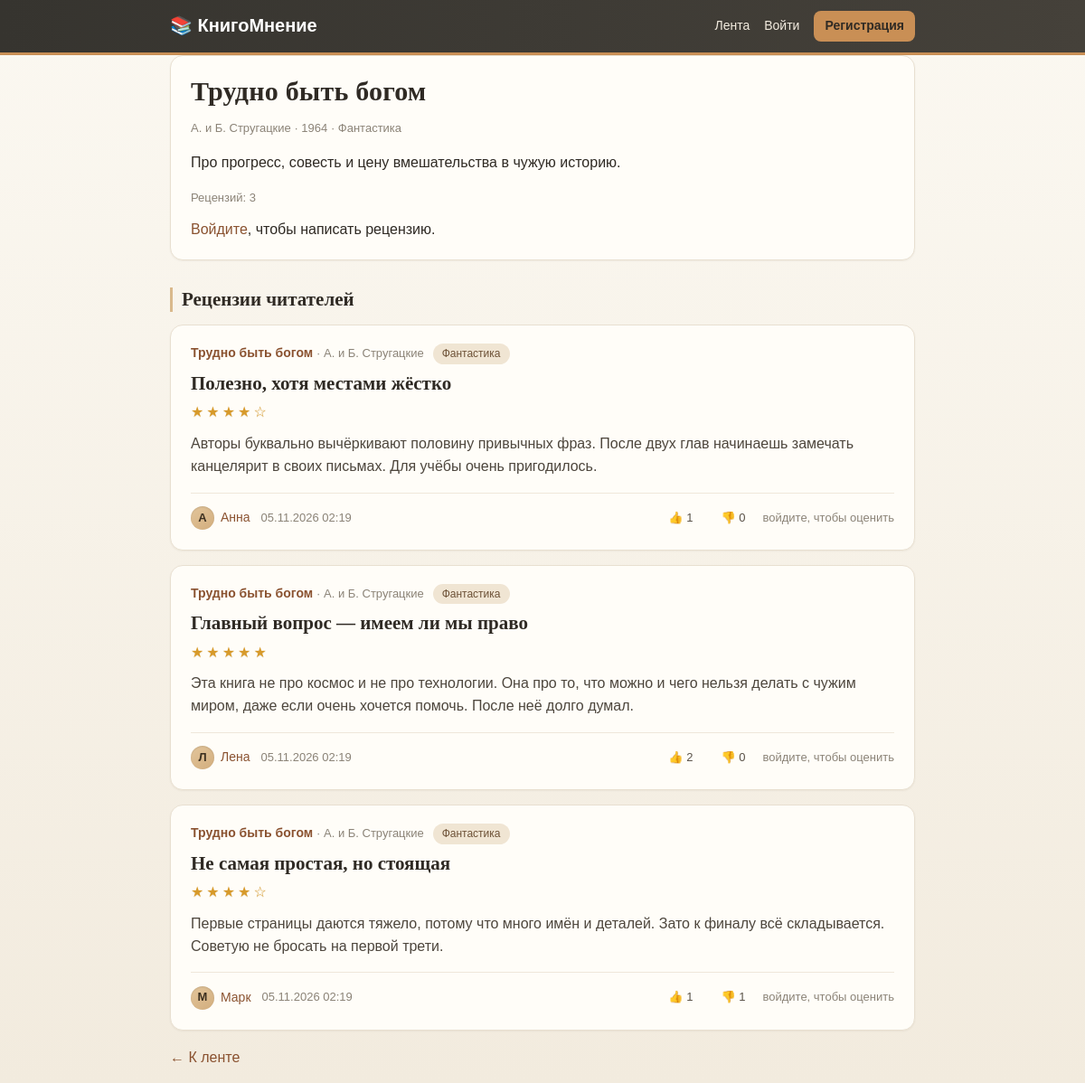
Screenshot of /book/3/ with the database file from the repository.
### reviews/models.py (models this page shows, shortened)
class Book(models.Model):
    title = models.CharField("Название", max_length=200)
    author = models.CharField("Автор книги", max_length=200)
    year = models.PositiveSmallIntegerField("Год издания", blank=True, null=True)
    genre = models.ForeignKey(
        Genre, verbose_name="Жанр", blank=True, null=True,
        on_delete=models.SET_NULL, related_name="books",
    )
    description = models.TextField("Краткое описание", blank=True)
    added_by = models.ForeignKey(
        User, verbose_name="Добавил", on_delete=models.CASCADE, related_name="books"
    )
    created_at = models.DateTimeField("Дата добавления", auto_now_add=True)
    class Meta:
        ordering = ["title"]
        verbose_name = "Книга"
        verbose_name_plural = "Книги"

class Genre(models.Model):
    name = models.CharField("Название жанра", max_length=100, unique=True)
    class Meta:
        ordering = ["name"]
        verbose_name = "Жанр"
        verbose_name_plural = "Жанры"

class Review(models.Model):
    book = models.ForeignKey(
        Book, verbose_name="Книга", on_delete=models.CASCADE, related_name="reviews"
    )
    author = models.ForeignKey(
        User, verbose_name="Автор рецензии", on_delete=models.CASCADE, related_name="reviews"
    )
    title = models.CharField("Заголовок", max_length=200)
    text = models.TextField("Текст рецензии")
    rating = models.IntegerField("Оценка", choices=RATING_CHOICES, default=5)
    created_at = models.DateTimeField("Дата публикации", auto_now_add=True)
    class Meta:
        ordering = ["-created_at"]  # сначала свежие
        verbose_name = "Рецензия"
        verbose_name_plural = "Рецензии"
    def likes_count(self):
        return self.reactions.filter(value=LIKE).count()
    def dislikes_count(self):
        return self.reactions.filter(value=DISLIKE).count()
    def stars(self):
        return "★" * self.rating + "☆" * (5 - self.rating)

### reviews/views.py (the view)
# urls.py: path("book/<int:pk>/", views.book_detail, name="book_detail"),
def book_detail(request, pk):
    book = get_object_or_404(Book.objects.select_related("genre"), pk=pk)
    reviews = Review.objects.filter(book=book).select_related("author").order_by("-created_at")
    reviews = mark_my_reactions(reviews, request.user)
    return render(request, "reviews/book_detail.html", {"book": book, "reviews": reviews})

### reviews/views.py (called while the page is built)
def mark_my_reactions(reviews, user):
    reviews = list(reviews)
    ids = [review.pk for review in reviews]
    my = {}
    if user.is_authenticated and ids:
        pairs = Reaction.objects.filter(user=user, review_id__in=ids).values_list(
            "review_id", "value"
        )
        my = dict(pairs)  # получится словарь вида {номер рецензии: 1 или -1}
    for review in reviews:
        value = my.get(review.pk, 0)  # 0 — человек ещё не оценивал
        review.i_liked = value == LIKE
        review.i_disliked = value == DISLIKE
    return reviews

### templates/reviews/book_detail.html (shortened to what this page needs)
{% extends "base.html" %}
{% block content %}
<div class="card book-head">
    <h1>{{ book.title }}</h1>
    <p class="muted">
        {{ book.author }}{% if book.year %} · {{ book.year }}{% endif %}{% if book.genre %} · {{ book.genre.name }}{% endif %}
    </p>
    {% if book.description %}<p>{{ book.description|linebreaks }}</p>{% endif %}
    <p class="muted">Рецензий: {{ reviews|length }}</p>
    {% if user.is_authenticated %}
        <a class="btn" href="{% url 'review_add' %}?book={{ book.pk }}">Написать рецензию на эту книгу</a>
    {% else %}
        <a href="{% url 'login' %}">Войдите</a>, чтобы написать рецензию.
    {% endif %}
</div>
<h2 class="section-title">Рецензии читателей</h2>
{% for review in reviews %}
    {% include "reviews/_review_card.html" %}
{% empty %}
    <div class="empty">Про эту книгу ещё никто не написал. Будете первым?</div>
{% endfor %}
<p class="back"><a href="{% url 'feed' %}">← К ленте</a></p>
{% endblock %}

### templates/reviews/_review_card.html
<article class="card">
    <div class="card-top">
        <a class="book-link" href="{% url 'book_detail' review.book.pk %}">{{ review.book.title }}</a>
        <span class="muted">· {{ review.book.author }}</span>
        {% if review.book.genre %}<span class="tag">{{ review.book.genre.name }}</span>{% endif %}
    </div>
    <h2><a href="{% url 'review_detail' review.pk %}">{{ review.title }}</a></h2>
    <div class="stars">{{ review.stars }}</div>
    <p class="excerpt">{{ review.text|truncatewords:35 }}</p>
    <div class="card-bottom">
        {% with name=review.author.first_name|default:review.author.username %}
        <a class="author" href="{% url 'profile' review.author.username %}">
            <span class="avatar">{{ name|first|upper }}</span>{{ name }}
        </a>
        {% endwith %}
        <span class="muted">{{ review.created_at|date:"d.m.Y H:i" }}</span>
        {% include "reviews/_reactions.html" %}
    </div>
</article>

### templates/reviews/_reactions.html
<div class="reactions">
    {% if user.is_authenticated %}
        <form method="post" action="{% url 'react' review.pk 'like' %}">
            {% csrf_token %}
            <input type="hidden" name="next" value="{{ request.get_full_path }}">
            <button type="submit" class="react {% if review.i_liked %}on-like{% endif %}">
                👍 {{ review.likes_count }}
            </button>
        </form>
        <form method="post" action="{% url 'react' review.pk 'dislike' %}">
            {% csrf_token %}
            <input type="hidden" name="next" value="{{ request.get_full_path }}">
            <button type="submit" class="react {% if review.i_disliked %}on-dislike{% endif %}">
                👎 {{ review.dislikes_count }}
            </button>
        </form>
    {% else %}
        <span class="react static">👍 {{ review.likes_count }}</span>
        <span class="react static">👎 {{ review.dislikes_count }}</span>
        <a class="hint" href="{% url 'login' %}">войдите, чтобы оценить</a>
    {% endif %}
</div>

### static/css/style.css (style rules this page uses)
* { box-sizing: border-box; }
body { margin: 0; background-color: #f7f3eb; background-image: linear-gradient(180deg, #fbf8f1 0%, #f2ebde 100%); background-attachment: fixed; color: #2f2a24; font: 16px/1.55 Arial, Helvetica, sans-serif; }
a { color: #8a5230; text-decoration: none; }
h1 { font: bold 30px/1.25 Georgia, "Times New Roman", serif; margin: 0 0 12px; letter-spacing: .2px; }
h2 { font: bold 21px/1.3 Georgia, "Times New Roman", serif; margin: 0 0 8px; }
h2 a { color: #2f2a24; }
.section-title { margin: 30px 0 14px; border-left: 3px solid #d9b98c; padding-left: 10px; }
.card { background: #fffdf8; border: 1px solid #e8dfd0; border-radius: 14px; padding: 20px 22px; margin-bottom: 16px; box-shadow: 0 1px 2px rgba(60, 45, 25, .05); transition: box-shadow .2s ease; }
.card-top { font-size: 14px; margin-bottom: 8px; }
.book-link { font-weight: bold; }
.card h2 { margin-bottom: 6px; }
.excerpt { color: #4d463d; margin: 10px 0 16px; }
.card-bottom { display: flex; align-items: center; gap: 12px; flex-wrap: wrap; border-top: 1px solid #efe7da; padding-top: 12px; }
.card-bottom .reactions { margin-left: auto; }
.muted { color: #8b8377; font-size: 13px; }
.tag { display: inline-block; background: #f0e5d3; color: #6d5136; border-radius: 20px; padding: 2px 10px; font-size: 12px; margin-left: 6px; }
.stars { color: #d79a2b; letter-spacing: 3px; font-size: 16px; text-shadow: 0 1px 0 rgba(120, 80, 10, .12); }
.author { display: inline-flex; align-items: center; gap: 7px; font-size: 14px; }
.avatar { display: inline-flex; align-items: center; justify-content: center; width: 26px; height: 26px; border-radius: 50%; background: linear-gradient(145deg, #e3c69c, #d2ad7d); box-shadow: inset 0 1px 2px rgba(0, 0, 0, .12); color: #3c3020; font-weight: bold; font-size: 13px; }
.reactions { display: flex; align-items: center; gap: 7px; flex-wrap: wrap; }
.react { background: #f5efe4; border: 1px solid #e3d7c4; border-radius: 20px; padding: 4px 11px; font-size: 13px; color: #5b5349; cursor: pointer; font-family: inherit; transition: background .18s ease, border-color .18s ease; }
.react.static { cursor: default; background: transparent; border-color: transparent; }
.hint { font-size: 13px; color: #8b8377; }
.back { margin-top: 18px; }

### rows the page displays
Book: title "Трудно быть богом", author "А. и Б. Стругацкие", year "1964", genre.name "Фантастика", description "Про прогресс, совесть и цену вмешательства в чужую историю."
Review: book "Трудно быть богом", book.author "А. и Б. Стругацкие", book.genre.name "Фантастика", title "Полезно, хотя местами жёстко", stars "★★★★☆", text "Авторы буквально вычёркивают половину привычных фраз. После двух глав начинаешь замечать канцелярит в своих письмах. Для учёбы очень пригодилось.", author|first "А", author "Анна", created_at "05.11.2026 02:19", likes_count "1", dislikes_count "0"
Review: book "Трудно быть богом", book.author "А. и Б. Стругацкие", book.genre.name "Фантастика", title "Главный вопрос — имеем ли мы право", stars "★★★★★", text "Эта книга не про космос и не про технологии. Она про то, что можно и чего нельзя делать с чужим миром, даже если очень хочется помочь. После неё долго думал.", author|first "Л", author "Лена", created_at "05.11.2026 02:19", likes_count "2", dislikes_count "0"
Review: book "Трудно быть богом", book.author "А. и Б. Стругацкие", book.genre.name "Фантастика", title "Не самая простая, но стоящая", stars "★★★★☆", text "Первые страницы даются тяжело, потому что много имён и деталей. Зато к финалу всё складывается. Советую не бросать на первой трети.", author|first "М", author "Марк", created_at "05.11.2026 02:19", likes_count "1", dislikes_count "1"

### other values shown
{{ reviews|length }} "3"
